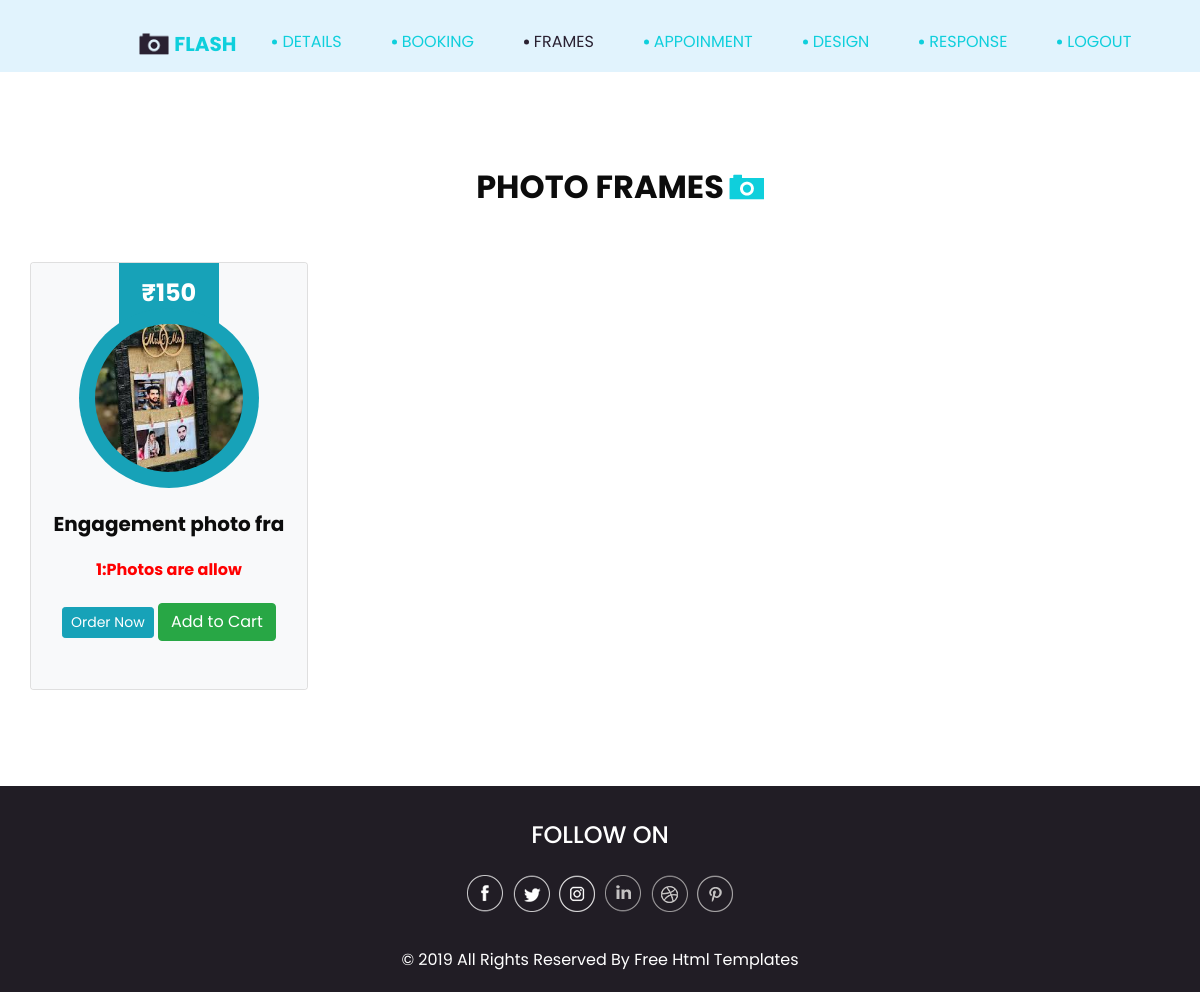
The page /user_frames on the database its author committed.
### studio_app/models.py (models this page shows)
class addframe(models.Model):
    frame_name=models.CharField(max_length=20)
    frame_photo=models.ImageField(upload_to='media',null=True)
    price = models.IntegerField()
    no_photo = models.IntegerField()

### studio_app/views.py (the view)
# urls.py: path('user_frames',views.user_frames),
def user_frames(req):
    data = addframe.objects.all()
    return render(req,'user_frames.html', {'data': data})

### template/user_frames.html (shortened to what this page needs)
<!DOCTYPE html>
<html xmlns="http://www.w3.org/1999/html" xmlns="http://www.w3.org/1999/html">
<head>
  {% load static %}
  <link rel="stylesheet" type="text/css" href="{% static 'css/bootstrap.css' %}" />
  <link href="{% static 'css/style.css' %}" rel="stylesheet" />
  <link href="{% static 'css/responsive.css' %}" rel="stylesheet" />
</head>
<body class="sub_page">
  <div class="hero_area">
    <header class="header_section">
      <div class="container-fluid">
        <div class="row">
          <div class="col-lg-11 offset-lg-1">
            <nav class="navbar navbar-expand-lg custom_nav-container ">
              <a class="navbar-brand" href="index.html">
                <img src="{% static 'images/logo.png' %}" alt="">
                <span>
                  Flash
                </span>
              </a>
              <div class="collapse navbar-collapse" id="navbarSupportedContent">
                <div class="d-flex ml-auto flex-column flex-lg-row align-items-center">
                  <ul class="navbar-nav  ">
<li class="nav-item ">
                      <a class="nav-link" href="user_index/{{user.id}}">Details <span class="sr-only">(current)</span></a>
                    </li>
                    <li class="nav-item">
                      <a class="nav-link" href="user_booking">Booking</a>
                    </li>
                    <li class="nav-item active">
                      <a class="nav-link" href="user_frames">Frames</a>
                    </li>
                     <li class="nav-item">
                      <a class="nav-link" href="user_appoinment">Appoinment</a>
                    </li>
                     <li class="nav-item">
                      <a class="nav-link" href="user_design">Design</a>
                    </li>
                   <nav id="colorNav">
                        <li class="nav-item">
                            <a href="#" class="nav-link">Response</a>
                        </li>
                   </nav>
                    <li class="nav-item">
                       <a class="nav-link" href="logout">Logout</a>
                    </li>
                  </ul>
                </div>
              </div>
            </nav>
          </div>
        </div>
      </div>
    </header>
  </div>
<div class="container-fluid py-5">
        <div class="container py-5">
            <div class="row justify-content-center">
                <div class="heading_container">
        <h2>
          Photo frames
        </h2>
      </div>
            </div><br><br>
<form method="post" enctype="multipart/form-data">
    {% for i in data %}
                <div  style="display:inline-block;margin-right:80px">
                <div class="row g-4">
                <div class="col">
                <div class="card h-100">
                        <div class="product-item d-flex flex-column align-items-center text-center bg-light rounded py-5 px-3">
                            <div class="bg-info mt-n5 py-3" style="width: 100px;">
                                <h4 class="font-weight-bold text-white mb-0">₹{{i.price}}</h4>
                            </div>
                        <div class="position-relative bg-info rounded-circle mt-n3 mb-4 p-3" style="width: 180px; height: 180px;">
                                <img class="rounded-circle w-100 h-100" src="{{i.frame_photo.url}}"  style="object-fit: cover;">
                        </div>
                            <h5 class="font-weight-bold mb-4">{{i.frame_name}}</h5>
                            <h6 class="font-weight-bold mb-4" style="color:red;">{{i.no_photo}}:Photos are allow</h6>
                            <div class="container">
                            <a href="myproduct/{{i.id}}" class="btn btn-sm btn-info">Order Now</a>
                            <a href="add/{{i.id}}" class="btn btn-success">Add to Cart</a>
                            </div>
                        </div>
            </div>
            </div>
            </div>
            </div>
            {% endfor %}
    </div>
    </div>
  <section class="info_section ">
    <div class="container">
      <div class="info_container">
        <div class="info_social">
          <div class="d-flex justify-content-center">
            <h4 class="">
              Follow on
            </h4>
          </div>
          <div class="social_box">
            <a href="">
              <img src="{% static 'images/fb.png' %}" alt="">
            </a>
            <a href="">
              <img src="{% static 'images/twitter.png' %}" alt="">
            </a>
            <a href="">
              <img src="{% static 'images/instagram.png' %}" alt="">
            </a>
            <a href="">
              <img src="{% static 'images/linkedin.png' %}" alt="">
            </a>
            <a href="">
              <img src="{% static 'images/dribble.png' %}" alt="">
            </a>
            <a href="">
              <img src="{% static 'images/pinterest.png' %}" alt="">
            </a>
          </div>
        </div>
      </div>
    </div>
  </section>
  <section class="container-fluid footer_section">
    <div class="container">
      <p>
        &copy; 2019 All Rights Reserved By
        <a href="https://html.design/">Free Html Templates</a>
      </p>
    </div>
  </section>
</body>
</html>

### static/css/style.css (style rules this page uses)
body { font-family: 'Poppins', sans-serif; color: #0c0c0c; background-color: #ffffff; }
.heading_container { display: -webkit-box; display: -ms-flexbox; display: flex; -webkit-box-orient: vertical; -webkit-box-direction: normal; -ms-flex-direction: column; flex-direction: column; -webkit-box-align: center; -ms-flex-align: center; align-items: center; text-align: center; }
.heading_container h2 { position: relative; font-weight: bold; text-transform: uppercase; }
.heading_container h2::before { content: ""; position: absolute; width: 35px; height: 26px; top: 50%; right: -40px; -webkit-transform: translateY(-50%); transform: translateY(-50%); z-index: 1; background-image: url(../images/heading-img.png); background-repeat: no-repeat; }
.hero_area { height: 136vh; position: relative; background-image: url(../images/hero-bg.png); background-size: cover; }
.sub_page .hero_area { height: auto; background-image: none; background-color: #e1f3fd; }
.sub_page .hero_area::after { display: none; }
.header_section .container-fluid { padding-right: 25px; padding-left: 25px; }
.custom_nav-container .navbar-nav .nav-item .nav-link { margin: 10px 30px; padding: 0; color: #0fcfdc; text-align: center; position: relative; text-transform: uppercase; }
.custom_nav-container .navbar-nav .nav-item .nav-link::before { content: ""; width: 5px; height: 5px; position: absolute; top: 50%; left: -10px; -webkit-transform: translateY(-50%); transform: translateY(-50%); background-color: #0fcfdc; border-radius: 100%; }
.custom_nav-container .navbar-nav .nav-item.active .nav-link, .custom_nav-container .navbar-nav .nav-item:hover .nav-link { color: #2a2132; }
.custom_nav-container .navbar-nav .nav-item.active .nav-link::before, .custom_nav-container .navbar-nav .nav-item:hover .nav-link::before { background-color: #2a2132; }
a, a:hover, a:focus { text-decoration: none; }
.btn, .btn:focus { outline: none !important; -webkit-box-shadow: none; box-shadow: none; }
.navbar-brand { display: -webkit-box; display: -ms-flexbox; display: flex; -webkit-box-align: center; -ms-flex-align: center; align-items: center; }
.navbar-brand img { width: 30px; margin-right: 5px; }
.navbar-brand span { font-size: 20px; font-weight: 700; color: #0fcfdc; text-transform: uppercase; }
.custom_nav-container { z-index: 99999; padding-top: 20px; -webkit-box-align: end; -ms-flex-align: end; align-items: flex-end; }
.navbar-expand-lg .navbar-collapse { -webkit-box-align: end; -ms-flex-align: end; align-items: flex-end; }
.info_section { background-color: #211d25; color: #ffffff; font-family: 'Poppins', sans-serif; }
.info_section .info_container { width: 75%; margin: 0 auto; }
.info_section .info_social { padding-top: 35px; display: -webkit-box; display: -ms-flexbox; display: flex; -webkit-box-orient: vertical; -webkit-box-direction: normal; -ms-flex-direction: column; flex-direction: column; -webkit-box-align: center; -ms-flex-align: center; align-items: center; }
.info_section .info_social h4 { text-transform: uppercase; }
.info_section .info_social .social_box { display: -webkit-box; display: -ms-flexbox; display: flex; margin: 15px auto; -webkit-box-align: center; -ms-flex-align: center; align-items: center; }
.info_section .info_social .social_box img { min-width: 10px; margin: 0 3px; }
.footer_section { background-color: #211d25; display: -webkit-box; display: -ms-flexbox; display: flex; -webkit-box-pack: center; -ms-flex-pack: center; justify-content: center; position: relative; font-family: 'Poppins', sans-serif; }
.footer_section p { color: #ffffff; margin: 0 auto; text-align: center; padding: 20px 0; width: 55%; }
.footer_section a { color: #ffffff; }

### static/css/responsive.css (style rules this page uses)
@media (min-width: 1200px) { .container { max-width: 1170px; } }

### rows shown on the page
addframe: price "150", frame_photo (picture), frame_name "Engagement photo fra", no_photo "1"
